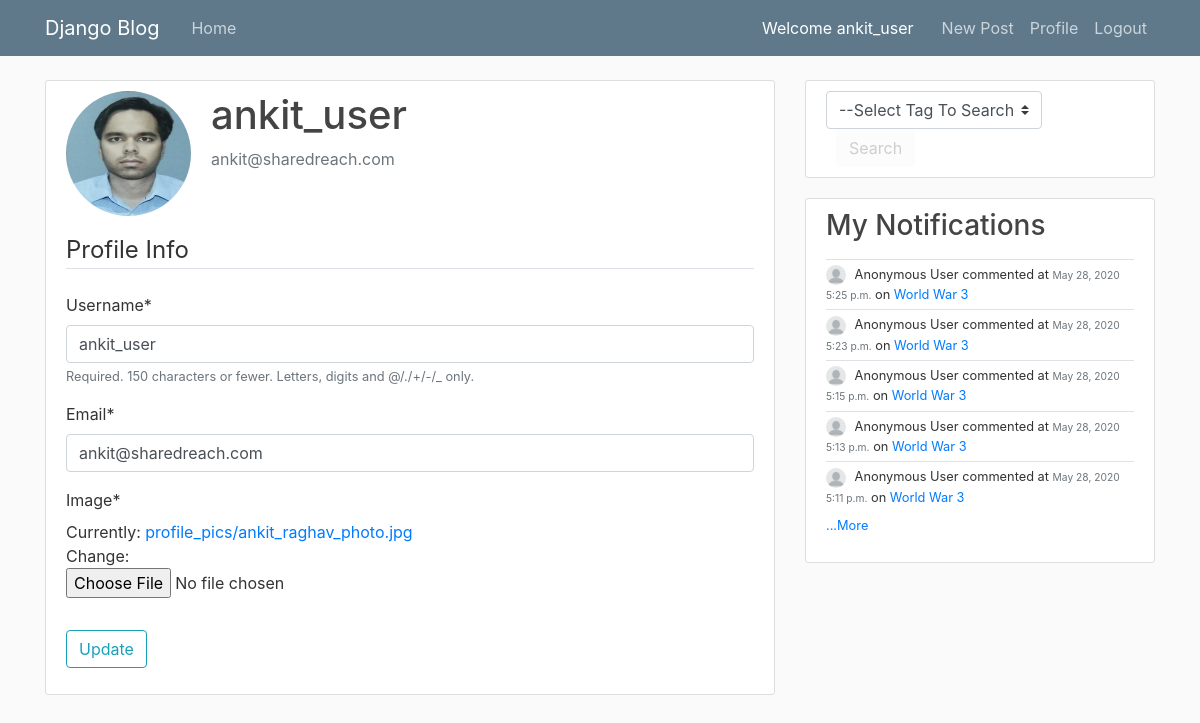
Page /profile/ (signed in) on the committed database.
### users/models.py (models this page shows, shortened)
class Profile(models.Model):
    user = models.OneToOneField(User, on_delete=models.CASCADE)
    image = models.ImageField(default='default.jpg', upload_to='profile_pics')
    @property
    def notifications(self):
        return Notification.objects.filter(subscription__user=self.user)

### blog/models.py (models this page shows, shortened)
class Notification(models.Model):
    type = models.CharField(max_length=10, default='created')  # created, updated
    comment = models.ForeignKey(Comment, on_delete=models.CASCADE, related_name='notifications')
    subscription = models.ForeignKey(Subscription, on_delete=models.CASCADE, related_name='notifications')

class Comment(models.Model):
    content = models.TextField()
    anonymous = models.BooleanField("Comment as Anonymous User", editable=True, default=True)
    date_posted = models.DateTimeField(default=timezone.now)
    author = models.ForeignKey(User, on_delete=models.CASCADE)
    post = models.ForeignKey(Post, on_delete=models.CASCADE, related_name='comments')

class Subscription(models.Model):
    post = models.ForeignKey(Post, on_delete=models.CASCADE, related_name='subscriptions')
    user = models.ForeignKey(User, on_delete=models.CASCADE, related_name='subscriptions')

class Post(models.Model):
    title = models.CharField(max_length=100)
    content = models.TextField()
    anonymous = models.BooleanField("Post as Anonymous User", editable=True, default=True)
    date_posted = models.DateTimeField(default=timezone.now)
    author = models.ForeignKey(User, on_delete=models.CASCADE)
    is_user_subscribed = False
    is_user_subscribed_not = not is_user_subscribed

### users/views.py (the view)
# urls.py: path('profile/', users_views.profile, name='profile'),
@login_required
def profile(request):
    if request.method == 'POST':
        u_form = UserUpdateForm(request.POST, instance=request.user)
        p_form = ProfileUpdateForm(request.POST,
                                   request.FILES,
                                   instance=request.user.profile)
        if u_form.is_valid() and p_form.is_valid():
            u_form.save()
            p_form.save()
            messages.success(request, f'Your account has been updated!')
            return redirect('profile')
    else:
        u_form = UserUpdateForm(instance=request.user)
        p_form = ProfileUpdateForm(instance=request.user.profile)
    context = {
        'u_form': u_form,
        'p_form': p_form
    }
    return render(request, 'users/profile.html', context)

### users/forms.py
class UserUpdateForm(forms.ModelForm):
    email = forms.EmailField()
    class Meta:
        model = User
        fields = ['username', 'email']

class ProfileUpdateForm(forms.ModelForm):
    class Meta:
        model = Profile
        fields = ['image']

### blog/context_processors.py (called while the page is built)
def tag_type_processor(request):
    tag_types = TagType.objects.all()
    return {'tag_types': tag_types}

### users/templates/users/profile.html (shortened to what this page needs)
{% extends "blog/base.html" %}
{% load crispy_forms_tags %}
{% block content %}
    <div class="content-section">
      <div class="media">
        <img class="rounded-circle account-img" src="{{ user.profile.image.url }}">
        <div class="media-body">
          <h2 class="account-heading">{{ user.username }}</h2>
          <p class="text-secondary">{{ user.email }}</p>
        </div>
      </div>
      <form method="POST" enctype="multipart/form-data">
          <fieldset class="form-group">
              <legend class="border-bottom mb-4">Profile Info</legend>
              {{ u_form|crispy }}
              {{ p_form|crispy }}
          </fieldset>
          <div class="form-group">
              <button class="btn btn-outline-info" type="submit">Update</button>
          </div>
      </form>
    </div>
{% endblock content %}

### blog/templates/blog/base.html (shortened to what this page needs)
{% load filters %}
{% load static %}
<!DOCTYPE html>
<html>
<head>
    <link rel="stylesheet" href="https://maxcdn.bootstrapcdn.com/bootstrap/4.0.0/css/bootstrap.min.css">
    <link rel="stylesheet" type="text/css" href="{% static 'blog/main.css' %}">
</head>
<body>
    <header class="site-header">
      <nav class="navbar navbar-expand-md navbar-dark bg-steel fixed-top">
        <div class="container">
        {% if user.is_authenticated %}
          <a class="navbar-brand mr-4" href="{% url 'blog-home' %}">Django Blog</a>
          <div class="collapse navbar-collapse" id="navbarToggle">
            <div class="navbar-nav mr-auto">
              <a class="nav-item nav-link" href="{% url 'blog-home' %}">Home</a>
            </div>
            <span style="color:white;margin-right:20px;">Welcome {{ user.username }}</span>
          {% endif %}
            <div class="navbar-nav">
              {% if user.is_authenticated %}
                <a class="nav-item nav-link" href="{% url 'post-create' %}">New Post</a>
                <a class="nav-item nav-link" href="{% url 'profile' %}">Profile</a>
                <a class="nav-item nav-link" href="{% url 'logout' %}">Logout</a>
              {% else %}
                <a class="nav-item nav-link" href="{% url 'login' %}">Login</a>
                <a class="nav-item nav-link" href="{% url 'register' %}">Register</a>
              {% endif %}
            </div>
          </div>
        </div>
      </nav>
    </header>
    <main role="main" class="container">
      <div class="row">
        <div class="col-md-8">
          {% block content %}{% endblock %}
        </div>
        <div class="col-md-4">
        {% if user.is_authenticated %}
          <div class="content-section">
            <select id="ddl_tag_search" class="browser-default custom-select" onchange="toggleElement(this, 'btn_tag_search')" style="width:70%">
              <option value="">--Select Tag To Search--</option>
            </select>
            <button id="btn_tag_search" class = "btn margin-left-10" onclick="searchByTag('ddl_tag_search')" disabled>Search</button>
          </div>
          <div id ="div_notifications"class="content-section">
            <h3>My Notifications</h3>
            <p class='text-muted'>
              {% for n in user.profile.notifications|dictsortreversed:"id"|slice:"0:5" %}
                {% include 'blog/notification.html' with notification=n %}
              {% endfor %}
            {% if  user.profile.notifications.count  > 5 %}
            <a class= "small" href="{% url 'user-notifications' user.username  %}"> ...More</a>
            {% endif %}
            </p>
          </div>
        {% endif %}
        </div>
      </div>
    </main>
</body>
</html>

### blog/templates/blog/notification.html
<div class="full-block border-top" style="padding:5px 0 5px 0">
    <div class="small full-block">
        {% if notification.comment.anonymous %}
            <img class="rounded-circle notification-img" src="/media/profile_pics/anonymous.png">
            Anonymous User
        {% else %}
            <img class="rounded-circle notification-img" src="{{ notification.comment.author.profile.image.url }}">
            <a class="mr-2" style="margin-right:1px !important;" href="{% url 'user-posts' notification.comment.author.username %}">{{ notification.comment.author }}</a>
        {% endif %}
        {% if notification.type == 'created' %}
            commented
        {% elif notification.type == 'updated' %}
            modified comment
        {% endif %}
        at <small class="text-muted">{{ notification.comment.date_posted|date:"F d, Y P" }}</small>
        on <a class="mr-2" style="margin-right:1px !important;" href="{% url 'post-detail' notification.subscription.post.id %}">{{ notification.subscription.post.title }}</a>
    </div>
</div>

### blog/static/blog/main.css (style rules this page uses)
body { background: #fafafa; color: #333333; margin-top: 5rem; }
h1, h2, h3, h4, h5, h6 { color: #444444; }
.bg-steel { background-color: #5f788a; }
.site-header .navbar-nav .nav-link { color: #cbd5db; }
.content-section { background: #ffffff; padding: 10px 20px; border: 1px solid #dddddd; border-radius: 3px; margin-bottom: 20px; }
.account-img { height: 125px; width: 125px; margin-right: 20px; margin-bottom: 16px; }
.account-heading { font-size: 2.5rem; }
.notification-img { height: 20px; width: 20px; margin-right: 5px; }
.full-block { width:100%; display: block; }
.margin-left-10 { margin-left: 10px; }

### rows in the picture
Notification: type "commented", comment.date_posted "May 28, 2020 5:25 p.m.", subscription.post "World War 3"
Notification: type "commented", comment.date_posted "May 28, 2020 5:23 p.m.", subscription.post "World War 3"
Notification: type "commented", comment.date_posted "May 28, 2020 5:15 p.m.", subscription.post "World War 3"
Notification: type "commented", comment.date_posted "May 28, 2020 5:13 p.m.", subscription.post "World War 3"
Notification: type "commented", comment.date_posted "May 28, 2020 5:11 p.m.", subscription.post "World War 3"

### other values in the picture
{{ user.username }} "ankit_user"
{{ user.email }} "ankit@sharedreach.com"
